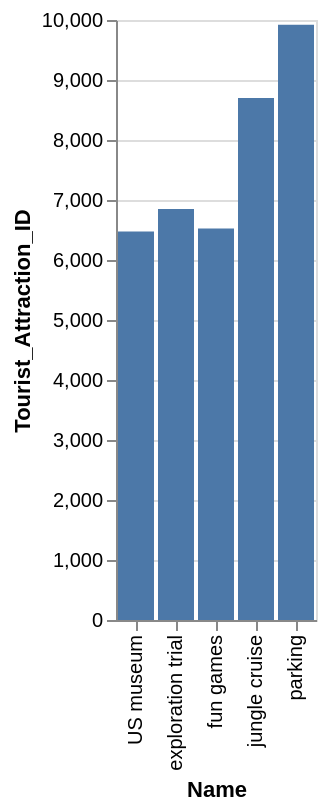

Describe this chart as a Vega-Lite specification.
### Vega-Lite specification from a JSON file in a GitHub repository (floating-point values rounded to 4 significant figures)
{"data": {"values": [{"x_data": "US museum", "y_data": 6476}, {"x_data": "exploration trial", "y_data": 6852}, {"x_data": "fun games", "y_data": 6523}, {"x_data": "jungle cruise", "y_data": 8698}, {"x_data": "parking", "y_data": 9919}]}, "mark": "bar", "encoding": {"x": {"field": "x_data", "type": "nominal", "title": "Name", "sort": "ascending"}, "y": {"field": "y_data", "type": "quantitative", "title": "Tourist_Attraction_ID"}}}
